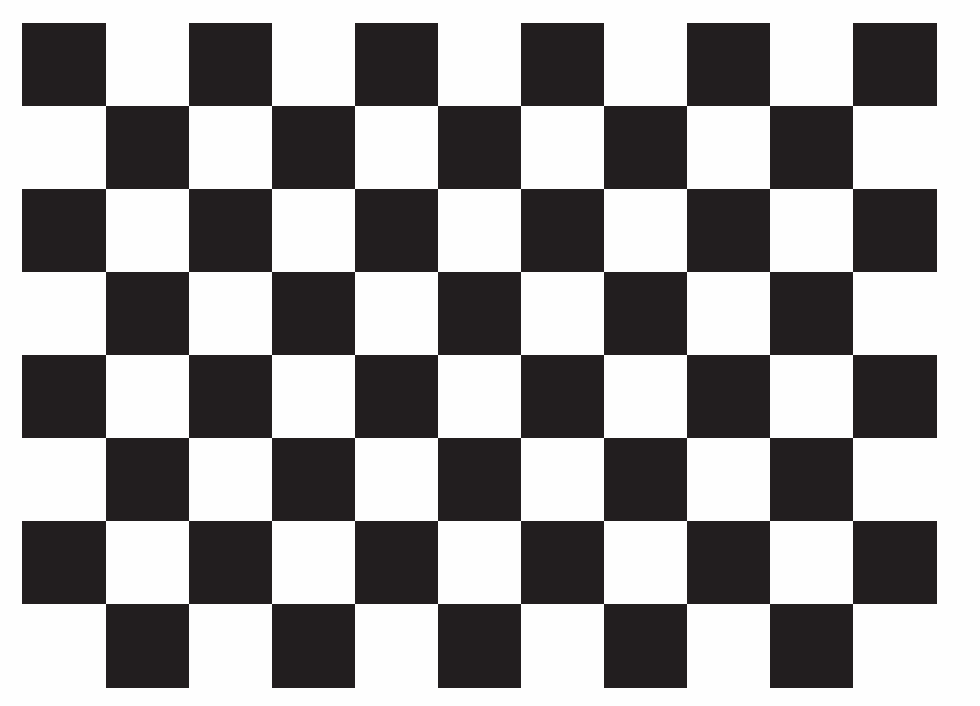
#> input picture study/source/chessboard.png, 980 x 706 px, found by its file name
$ python image_corner_detect.py
#> lines starting #> are read from the running program, lines starting #| are printed output that depends on the picture; after the words box and inside, x2 and y2 are one past the last pixel; in counts of white or black regions, pixels touching at a corner belong together
#https://blog.csdn.net/R_Feynman_/article/details/157584387

import cv2
import numpy as np
import matplotlib.pyplot as plt


# 获取统一测试图像
test_img = img=cv2.imread("study/source/chessboard.png")#imread会出现静默报错（即不弹error，但下面的代码报错），记得检查文件路径
#> test_img is the input picture: shape (706, 980, 3); mean B, G, R 156, 155.5, 157.3
# 转为灰度图（两种算法均需要灰度输入）
test_gray = cv2.cvtColor(test_img, cv2.COLOR_BGR2GRAY)
#> test_gray: shape (706, 980); values 31 (black) and 254 (white), 56% white; 1 black region, box (x1, y1, x2, y2) and area: (22, 23, 937, 688) 304195

def shi_tomasi_corner_detect(img, gray, max_corners=150, quality_level=0.01, min_distance=10):
    # 调用 Shi-Tomasi 角点检测（OpenCV 官方接口：goodFeaturesToTrack）
    corners = cv2.goodFeaturesToTrack(
        gray,
        maxCorners=max_corners,       # 最大检测角点数量
        qualityLevel=quality_level,   # 角点质量阈值（0~1，仅保留高于该值的角点）
        minDistance=min_distance,     # 角点之间的最小欧氏距离
        useHarrisDetector=False       # 禁用 Harris 检测，使用纯 Shi-Tomasi 算法
    )
    # 复制原始图像用于绘制角点
    img_shi_tomasi = img.copy()
    if corners is not None:
        corners = np.int64(corners)
        for corner in corners:
            x, y = corner.ravel()
            cv2.circle(img_shi_tomasi, (x, y), 4, (0, 255, 0), -1)
    return img_shi_tomasi, corners

def harris_corner_detect(img, gray, block_size=2, ksize=3, k=0.04, threshold=0.01):
    # 转换为 32 位浮点型（Harris 要求输入格式）
#> called with block_size = 2, ksize = 3, k = 0.04, threshold = 0.01
    gray_float = np.float32(gray)
    # 调用 Harris 角点检测
    harris_dst = cv2.cornerHarris(gray_float, blockSize=block_size, ksize=ksize, k=k)
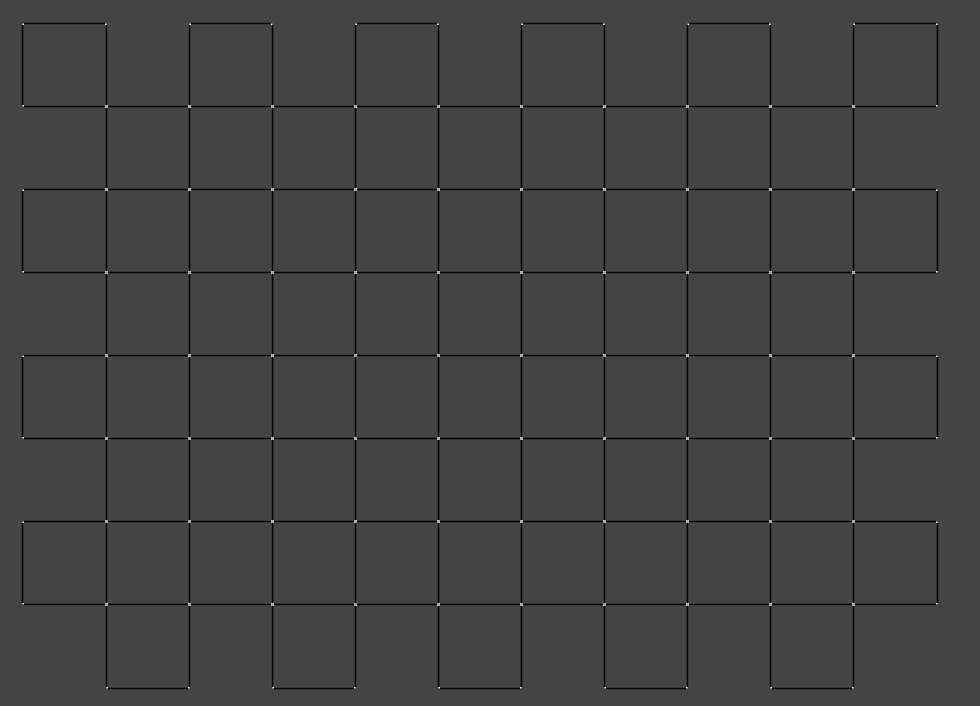
#> harris_dst: shape (706, 980) float32; min -98918944, max 268066464, mean -2849164.5; drawn with min black and max white
    # 膨胀结果（增强角点显示效果，非必需）
    harris_dst = cv2.dilate(harris_dst, None)
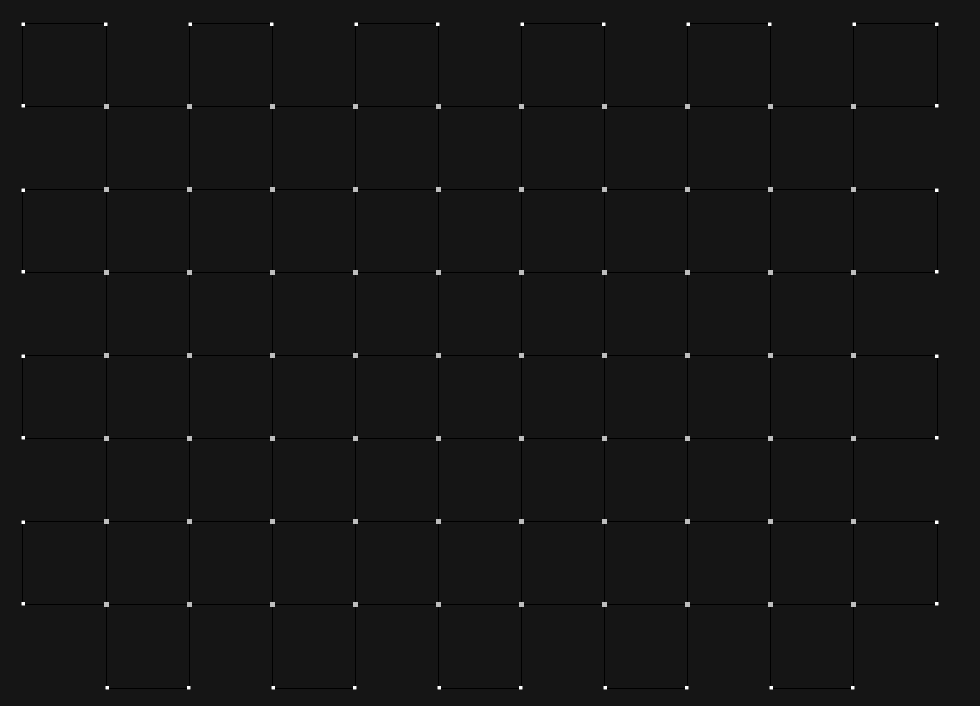
#> harris_dst: shape (706, 980) float32; min -24729736, max 268066464, mean 165069.8; drawn with min black and max white
    # 复制原始图像用于绘制角点
    img_harris = img.copy()
    # 标记角点（红色：BGR 格式 (0, 0, 255)）
    img_harris[harris_dst > threshold * harris_dst.max()] = (0, 0, 255)
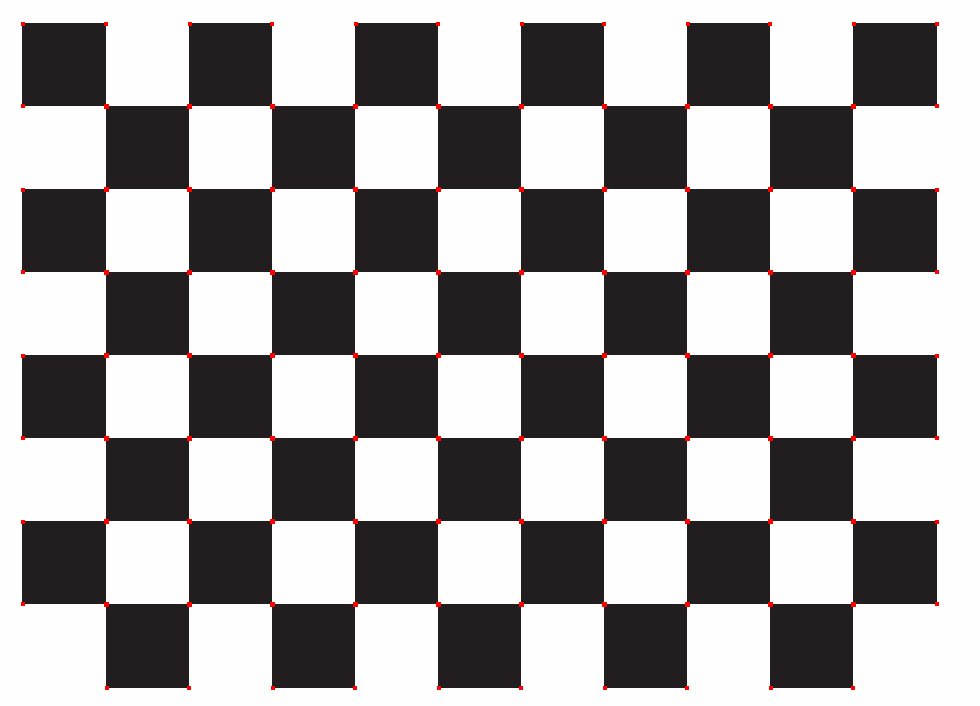
#> img_harris: shape (706, 980, 3); 0.34% of pixels changed, all inside (x1, y1, x2, y2) = (21, 22, 939, 690)
    return img_harris, harris_dst


test_harris, _ = harris_corner_detect(test_img, test_gray)
test_shi_tomasi, _ = shi_tomasi_corner_detect(test_img, test_gray)
#> in shi_tomasi_corner_detect, `corners = cv2.goodFeaturesToTrack( gray, maxCorners=max_corners,`: corners = 106 rows, first 8: [853, 604], [770, 604], [687, 604], [604, 604], [521, 604], [438, 604], [355, 604], [272, 604]
#> the loop in shi_tomasi_corner_detect, `for corner in corners:` made 106 passes
#> (x, y) on passes 1 to 12: (853, 604), (770, 604), (687, 604), (604, 604), (521, 604), (438, 604), (355, 604), (272, 604), (189, 604), (106, 604), (853, 521), (770, 521)
#> after the loop in shi_tomasi_corner_detect, `for corner in corners:`:
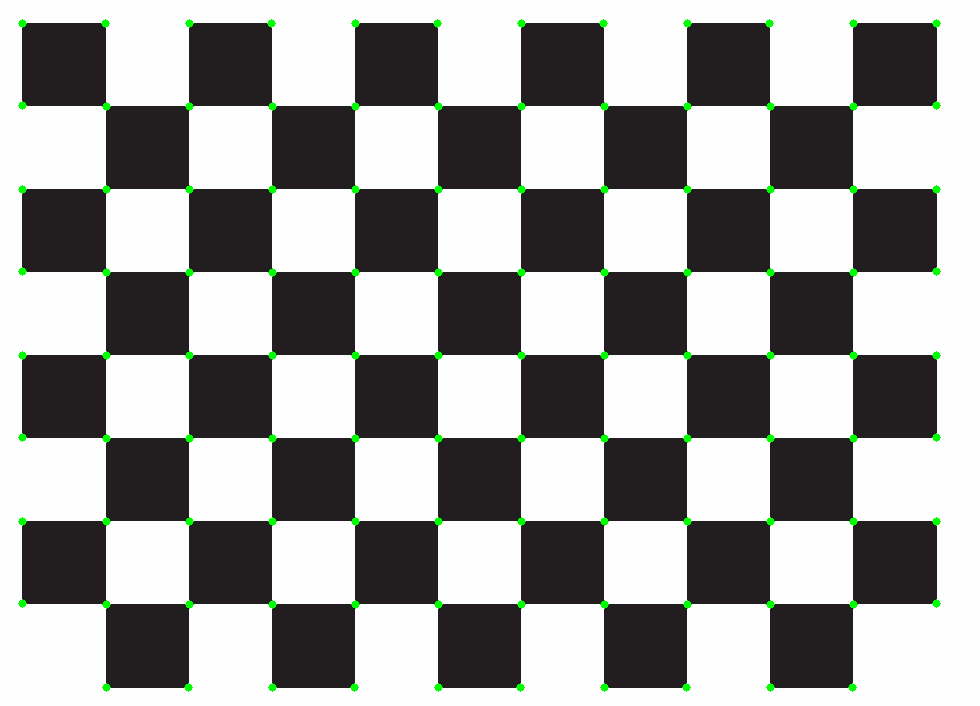
#> img_shi_tomasi: shape (706, 980, 3); 0.75% of pixels changed, all inside (x1, y1, x2, y2) = (18, 19, 941, 692)

plt.rcParams["figure.figsize"] = (16, 8)
plt.rcParams["font.sans-serif"] = ["SimHei"]
plt.rcParams["axes.unicode_minus"] = False
plt.subplot(1, 2, 1)
plt.imshow(cv2.cvtColor(test_harris, cv2.COLOR_BGR2RGB))
plt.title("test1.jpg - Harris 角点检测（红色标记）")
plt.axis("off")
plt.subplot(1, 2, 2)
plt.imshow(cv2.cvtColor(test_shi_tomasi, cv2.COLOR_BGR2RGB))
plt.title("test1.jpg - Shi-Tomasi 角点检测（绿色标记）")
plt.savefig("study/output/corner_detect_result.png")
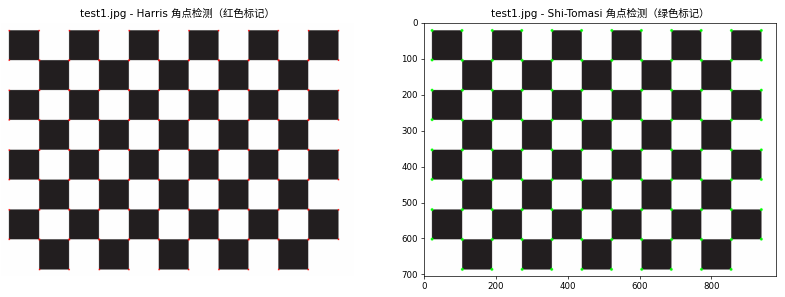
#> figure drawn by matplotlib, 2 panels
plt.axis("off")
plt.tight_layout()
plt.show()
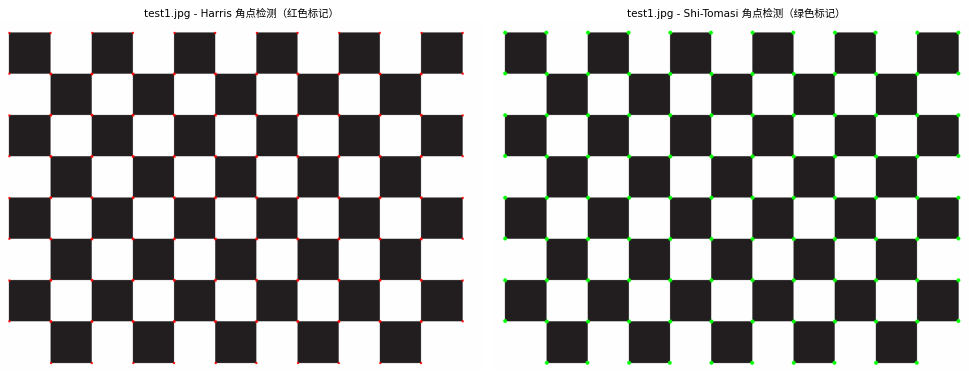
#> figure drawn by matplotlib, 2 panels
